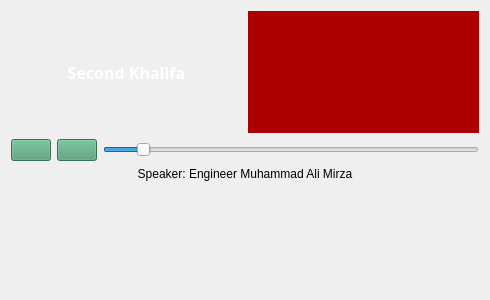
<?xml version="1.0" encoding="UTF-8"?>
<ui version="4.0">
 <class>Umer</class>
 <widget class="QWidget" name="Umer">
  <property name="geometry">
   <rect>
    <x>0</x>
    <y>0</y>
    <width>490</width>
    <height>300</height>
   </rect>
  </property>
  <property name="windowTitle">
   <string>Form</string>
  </property>
  <property name="styleSheet">
   <string notr="true">background-image: url(:/res/umer1.jpg);</string>
  </property>
  <layout class="QGridLayout" name="gridLayout_3">
   <item row="0" column="0" colspan="3">
    <layout class="QGridLayout" name="gridLayout_2">
     <item row="0" column="0">
      <widget class="QLabel" name="label_title">
       <property name="font">
        <font>
         <family>Segoe Print</family>
         <pointsize>12</pointsize>
         <italic>false</italic>
         <bold>true</bold>
        </font>
       </property>
       <property name="styleSheet">
        <string notr="true">color: rgb(255, 255, 255);
font: 700 12pt &quot;Segoe Print&quot;;</string>
       </property>
       <property name="frameShadow">
        <enum>QFrame::Raised</enum>
       </property>
       <property name="text">
        <string>Second Khalifa</string>
       </property>
       <property name="alignment">
        <set>Qt::AlignCenter</set>
       </property>
      </widget>
     </item>
     <item row="0" column="1">
      <widget class="QLabel" name="label_value">
       <property name="font">
        <font>
         <family>Wide Latin</family>
         <pointsize>24</pointsize>
         <italic>false</italic>
         <bold>false</bold>
        </font>
       </property>
       <property name="styleSheet">
        <string notr="true">background-color: rgb(170, 0, 0);
font: 24pt &quot;Wide Latin&quot;;</string>
       </property>
       <property name="frameShadow">
        <enum>QFrame::Raised</enum>
       </property>
       <property name="text">
        <string/>
       </property>
       <property name="alignment">
        <set>Qt::AlignCenter</set>
       </property>
       <property name="wordWrap">
        <bool>true</bool>
       </property>
      </widget>
     </item>
    </layout>
   </item>
   <item row="1" column="0">
    <widget class="QPushButton" name="pushButton_play">
     <property name="styleSheet">
      <string notr="true">background-color: rgb(77, 155, 115);
color: rgb(170, 159, 0);</string>
     </property>
     <property name="text">
      <string/>
     </property>
    </widget>
   </item>
   <item row="1" column="1">
    <widget class="QPushButton" name="pushButton_pause">
     <property name="styleSheet">
      <string notr="true">background-color: rgb(77, 155, 115);
color: rgb(170, 159, 0);</string>
     </property>
     <property name="text">
      <string/>
     </property>
    </widget>
   </item>
   <item row="1" column="2">
    <widget class="QSlider" name="horizontalSlider_volume_">
     <property name="minimum">
      <number>1</number>
     </property>
     <property name="maximum">
      <number>100</number>
     </property>
     <property name="value">
      <number>10</number>
     </property>
     <property name="orientation">
      <enum>Qt::Horizontal</enum>
     </property>
    </widget>
   </item>
   <item row="2" column="0" colspan="3">
    <layout class="QGridLayout" name="gridLayout">
     <item row="0" column="0">
      <widget class="QLabel" name="label_3">
       <property name="sizePolicy">
        <sizepolicy hsizetype="Preferred" vsizetype="Maximum">
         <horstretch>0</horstretch>
         <verstretch>0</verstretch>
        </sizepolicy>
       </property>
       <property name="layoutDirection">
        <enum>Qt::LeftToRight</enum>
       </property>
       <property name="styleSheet">
        <string notr="true">font: 900 italic 9pt &quot;Segoe UI&quot;;</string>
       </property>
       <property name="text">
        <string>Speaker: Engineer Muhammad Ali Mirza</string>
       </property>
       <property name="alignment">
        <set>Qt::AlignCenter</set>
       </property>
      </widget>
     </item>
     <item row="1" column="0">
      <widget class="QLabel" name="label_data_">
       <property name="styleSheet">
        <string notr="true">background-image: url(:/res/umer.jpeg);

font: 600 italic 14pt &quot;Segoe UI&quot;;
color: rgb(255, 255, 255);</string>
       </property>
       <property name="text">
        <string/>
       </property>
       <property name="wordWrap">
        <bool>true</bool>
       </property>
      </widget>
     </item>
    </layout>
   </item>
  </layout>
 </widget>
 <resources/>
 <connections/>
</ui>
